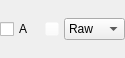
<?xml version="1.0" encoding="UTF-8"?>
<ui version="4.0">
 <class>CChannelSelectorRow</class>
 <widget class="QWidget" name="CChannelSelectorRow">
  <property name="geometry">
   <rect>
    <x>0</x>
    <y>0</y>
    <width>120</width>
    <height>58</height>
   </rect>
  </property>
  <property name="windowTitle">
   <string>Form</string>
  </property>
  <layout class="QHBoxLayout" name="horizontalLayout">
   <property name="spacing">
    <number>5</number>
   </property>
   <property name="leftMargin">
    <number>0</number>
   </property>
   <property name="topMargin">
    <number>0</number>
   </property>
   <property name="rightMargin">
    <number>0</number>
   </property>
   <property name="bottomMargin">
    <number>0</number>
   </property>
   <item>
    <widget class="QCheckBox" name="portCheckBox">
     <property name="minimumSize">
      <size>
       <width>40</width>
       <height>0</height>
      </size>
     </property>
     <property name="maximumSize">
      <size>
       <width>40</width>
       <height>16777215</height>
      </size>
     </property>
     <property name="styleSheet">
      <string notr="true"/>
     </property>
     <property name="text">
      <string>A</string>
     </property>
    </widget>
   </item>
   <item>
    <widget class="QPushButton" name="settingLabel">
     <property name="minimumSize">
      <size>
       <width>14</width>
       <height>14</height>
      </size>
     </property>
     <property name="maximumSize">
      <size>
       <width>14</width>
       <height>14</height>
      </size>
     </property>
     <property name="styleSheet">
      <string notr="true">border-image: url(:/Optimus/images/trainPage/gear.svg);
background-color: rgba(255, 255, 255, 0.0);</string>
     </property>
     <property name="text">
      <string/>
     </property>
    </widget>
   </item>
   <item>
    <widget class="QComboBox" name="signalTypeCombo">
     <property name="minimumSize">
      <size>
       <width>0</width>
       <height>22</height>
      </size>
     </property>
     <property name="maximumSize">
      <size>
       <width>16777215</width>
       <height>22</height>
      </size>
     </property>
     <property name="styleSheet">
      <string notr="true"/>
     </property>
     <item>
      <property name="text">
       <string>Raw</string>
      </property>
     </item>
     <item>
      <property name="text">
       <string>LPF</string>
      </property>
     </item>
     <item>
      <property name="text">
       <string>Spike</string>
      </property>
     </item>
    </widget>
   </item>
  </layout>
 </widget>
 <resources>
  <include location="Optimus.qrc"/>
 </resources>
 <connections/>
</ui>
